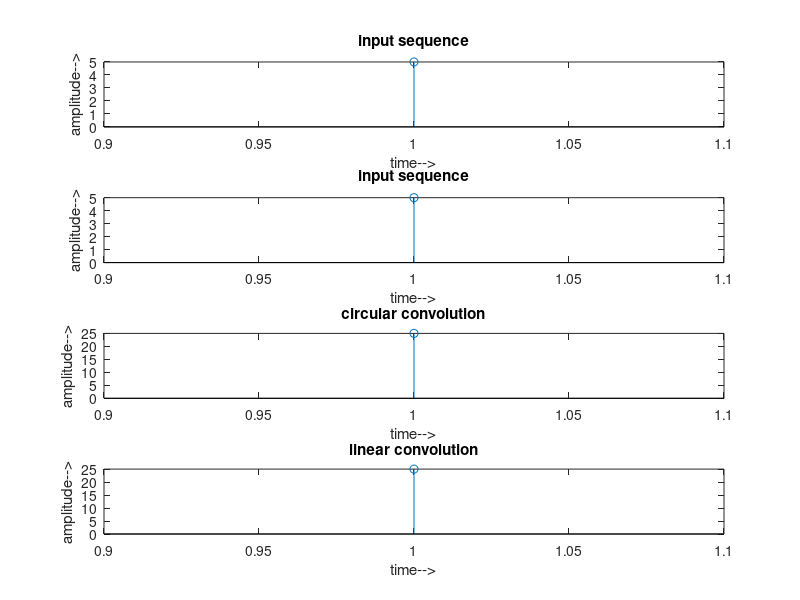

This figure's MATLAB source:
clc;
clear all;
close all;
x=input('enter the input sequence: ');
h=input('enter the other sequence: ');
l=length(x);
n=length(h);
r=max(l,n);
hnew=[h,zeros(1,(r-n))];
x1=[x,zeros(1,(r-l))];
h1=zeros(r,r);
h1(1:r,1)=hnew';
h1(1,2:r)=h1(r:-1:2,1);
for i=1:r-1
    for j=1:r-1
        h1(i+1,j+1)=h1(i,j);
        
    end
   
   
end
h1
y=h1*x1';
y'
subplot(4,1,1)
stem(x)
xlabel('time-->');
ylabel('amplitude-->');
title('input sequence');
subplot(4,1,2)
stem(h)
xlabel('time-->');
ylabel('amplitude-->')
title('input sequence');
subplot(4,1,3)
stem((y'))
xlabel('time-->');
ylabel('amplitude-->')
title('circular convolution');
%linear conv using circular conv
m=(l+n-1);
xnew=[x,zeros(1,(m-l))];
hnew1=[h,zeros(1,(m-n))];
h1new=zeros(l+n-1,l+n-1);
h1new(1:(l+n-1),1)=hnew1';
h1new(1,2:m)=h1new(m:-1:2,1);
for i=1:m-1
    for j=1:m-1
        h1new(i+1,j+1)=h1new(i,j);
        
    end
   
   
end
ynew=h1new*xnew';
ynew'
subplot(4,1,4)
stem((ynew'))
xlabel('time-->');
ylabel('amplitude-->')
title('linear convolution');

